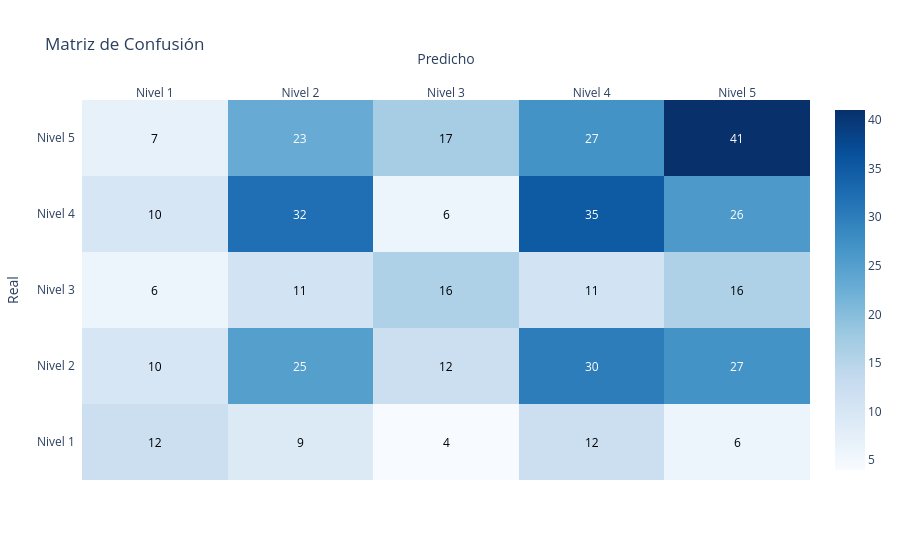

The cell this chart's notebook holds for it:
### Code cell
# Matriz de confusión
import plotly.figure_factory as ff

cm = confusion_matrix(y_test, y_pred)
niveles = sorted(df_final['nivel'].unique())

fig = ff.create_annotated_heatmap(
    z=cm,
    x=[f'Nivel {n}' for n in niveles],
    y=[f'Nivel {n}' for n in niveles],
    colorscale='Blues',
    showscale=True
)

fig.update_layout(
    title='Matriz de Confusión',
    xaxis_title='Predicho',
    yaxis_title='Real'
)

fig.show()

### Figure 1 — Plotly figure (JSON) as saved in the notebook; plotly's stock layout.template omitted (floating-point values rounded to 4 significant figures)
{"data": [{"colorscale": [[0, "rgb(247,251,255)"], [0.125, "rgb(222,235,247)"], [0.25, "rgb(198,219,239)"], [0.375, "rgb(158,202,225)"], [0.5, "rgb(107,174,214)"], [0.625, "rgb(66,146,198)"], [0.75, "rgb(33,113,181)"], [0.875, "rgb(8,81,156)"], [1, "rgb(8,48,107)"]], "reversescale": false, "showscale": true, "type": "heatmap", "x": ["Nivel 1", "Nivel 2", "Nivel 3", "Nivel 4", "Nivel 5"], "y": ["Nivel 1", "Nivel 2", "Nivel 3", "Nivel 4", "Nivel 5"], "z": [[12, 9, 4, 12, 6], [10, 25, 12, 30, 27], [6, 11, 16, 11, 16], [10, 32, 6, 35, 26], [7, 23, 17, 27, 41]]}], "layout": {"annotations": [{"font": {"color": "#000000"}, "showarrow": false, "text": "12", "x": "Nivel 1", "xref": "x", "y": "Nivel 1", "yref": "y"}, {"font": {"color": "#000000"}, "showarrow": false, "text": "9", "x": "Nivel 2", "xref": "x", "y": "Nivel 1", "yref": "y"}, {"font": {"color": "#000000"}, "showarrow": false, "text": "4", "x": "Nivel 3", "xref": "x", "y": "Nivel 1", "yref": "y"}, {"font": {"color": "#000000"}, "showarrow": false, "text": "12", "x": "Nivel 4", "xref": "x", "y": "Nivel 1", "yref": "y"}, {"font": {"color": "#000000"}, "showarrow": false, "text": "6", "x": "Nivel 5", "xref": "x", "y": "Nivel 1", "yref": "y"}, {"font": {"color": "#000000"}, "showarrow": false, "text": "10", "x": "Nivel 1", "xref": "x", "y": "Nivel 2", "yref": "y"}, {"font": {"color": "#FFFFFF"}, "showarrow": false, "text": "25", "x": "Nivel 2", "xref": "x", "y": "Nivel 2", "yref": "y"}, {"font": {"color": "#000000"}, "showarrow": false, "text": "12", "x": "Nivel 3", "xref": "x", "y": "Nivel 2", "yref": "y"}, {"font": {"color": "#FFFFFF"}, "showarrow": false, "text": "30", "x": "Nivel 4", "xref": "x", "y": "Nivel 2", "yref": "y"}, {"font": {"color": "#FFFFFF"}, "showarrow": false, "text": "27", "x": "Nivel 5", "xref": "x", "y": "Nivel 2", "yref": "y"}, {"font": {"color": "#000000"}, "showarrow": false, "text": "6", "x": "Nivel 1", "xref": "x", "y": "Nivel 3", "yref": "y"}, {"font": {"color": "#000000"}, "showarrow": false, "text": "11", "x": "Nivel 2", "xref": "x", "y": "Nivel 3", "yref": "y"}, {"font": {"color": "#000000"}, "showarrow": false, "text": "16", "x": "Nivel 3", "xref": "x", "y": "Nivel 3", "yref": "y"}, {"font": {"color": "#000000"}, "showarrow": false, "text": "11", "x": "Nivel 4", "xref": "x", "y": "Nivel 3", "yref": "y"}, {"font": {"color": "#000000"}, "showarrow": false, "text": "16", "x": "Nivel 5", "xref": "x", "y": "Nivel 3", "yref": "y"}, {"font": {"color": "#000000"}, "showarrow": false, "text": "10", "x": "Nivel 1", "xref": "x", "y": "Nivel 4", "yref": "y"}, {"font": {"color": "#FFFFFF"}, "showarrow": false, "text": "32", "x": "Nivel 2", "xref": "x", "y": "Nivel 4", "yref": "y"}, {"font": {"color": "#000000"}, "showarrow": false, "text": "6", "x": "Nivel 3", "xref": "x", "y": "Nivel 4", "yref": "y"}, {"font": {"color": "#FFFFFF"}, "showarrow": false, "text": "35", "x": "Nivel 4", "xref": "x", "y": "Nivel 4", "yref": "y"}, {"font": {"color": "#FFFFFF"}, "showarrow": false, "text": "26", "x": "Nivel 5", "xref": "x", "y": "Nivel 4", "yref": "y"}, {"font": {"color": "#000000"}, "showarrow": false, "text": "7", "x": "Nivel 1", "xref": "x", "y": "Nivel 5", "yref": "y"}, {"font": {"color": "#FFFFFF"}, "showarrow": false, "text": "23", "x": "Nivel 2", "xref": "x", "y": "Nivel 5", "yref": "y"}, {"font": {"color": "#000000"}, "showarrow": false, "text": "17", "x": "Nivel 3", "xref": "x", "y": "Nivel 5", "yref": "y"}, {"font": {"color": "#FFFFFF"}, "showarrow": false, "text": "27", "x": "Nivel 4", "xref": "x", "y": "Nivel 5", "yref": "y"}, {"font": {"color": "#FFFFFF"}, "showarrow": false, "text": "41", "x": "Nivel 5", "xref": "x", "y": "Nivel 5", "yref": "y"}], "title": {"text": "Matriz de Confusión"}, "xaxis": {"dtick": 1, "gridcolor": "rgb(0, 0, 0)", "side": "top", "ticks": "", "title": {"text": "Predicho"}}, "yaxis": {"dtick": 1, "ticks": "", "ticksuffix": "  ", "title": {"text": "Real"}}}}
